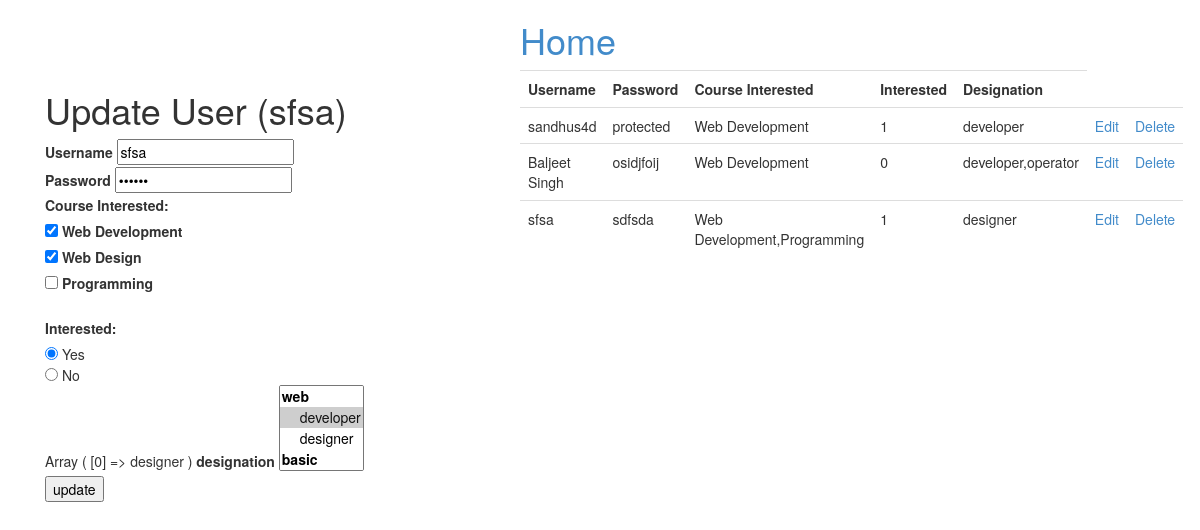
The app's page /update.php?id=9 with its own data.
### tables this page shows
CREATE TABLE IF NOT EXISTS `users` (
  `username` varchar(100) NOT NULL,
  `password` varchar(100) NOT NULL,
  `interested` int(10) NOT NULL,
  `course_interested` varchar(100) NOT NULL,
  `designation` varchar(100) NOT NULL,
  `id` int(11) NOT NULL AUTO_INCREMENT,
  PRIMARY KEY (`id`)
);

### update.php (the view, shortened to what this page needs)
<?php
include 'dbconnect.php';
$current_user = $_GET['id'];
$update_user = "select * from users where id=$current_user limit 1";
if($result = mysqli_query($conn, $update_user)){
	while($row = mysqli_fetch_row($result)){
		$username = $row[0];
		$password = $row[1];
		$interested = $row[2];
		$course_interested = $row[3];
		$designation = $row[4];
	}
}
 ?>
<!DOCTYPE html>
<html lang="en">
<head>
	<link rel="stylesheet" href="css/bootstrap.min.css">
	<link rel="stylesheet" href="css/app.css">
</head>
<body>
<div class="container">
<div class="col-md-3 col-md-offset-5">
		<h1><a href="http://localhost/php%20basics/">Home</a></h1>
	</div>
	<div class="col-md-5">
	<h1>Update User (<?php echo $username; ?>)</h1>
			<form name="user_form" action="update.php" method="GET">
				<label for="username">Username</label>
				<input type="text" id="username" name="username" placeholder="Enter username" value="<?php echo $username; ?>">
				<br>
				<label for="password">Password</label>
				<input type="password" id="password" name="password" placeholder="Enter password" value="<?php echo $password; ?>">
				<br>
				<?php
					$courses = explode(",", $course_interested);
				?>
				<label for="q1">Course Interested:</label><br>
				<input type="checkbox" name="q1[]" id="user_interest" value="Web Development" <?php if(isset($courses[0])) echo 'checked="checked"'; ?>>
				<label>Web Development</label><br>
				<input type="checkbox" name="q1[]" id="user_interest" value="Web Design"  <?php if(isset($courses[1])) echo 'checked="checked"'; ?>>
				<label>Web Design</label><br>
				<input type="checkbox" name="q1[]" id="user_interest" value="Programming"  <?php if(isset($courses[2])) echo 'checked="checked"'; ?>>
				<label>Programming</label><br>
				<br>
				<label>Interested:</label><br>
				<input type="radio" name="interested" value="1" <?php if($interested == "1") echo 'checked="checked"'; ?>> Yes <br>
				<input type="radio" name="interested" value="0" <?php if($interested == "0") echo 'checked="checked"'; ?>> No <br>
				<?php
					$designations = explode(",", $designation);
					print_r($designations);
				?>
				<label for="designation">designation</label>
				<select id="designation" name="designation[]" multiple>
					<optgroup label="web">
						<option value="developer"  <?php if(isset($designations[0])) echo 'selected="selected"'; ?>>developer</option>
					<option value="designer" <?php if(isset($designations[1])) echo 'selected="selected"'; ?>>designer</option>
					</optgroup>
					<optgroup label="basic" <?php if(isset($designations[2])) echo 'selected="selected"'; ?>>
						<option value="operator">operator</option>
					</optgroup>
				</select><br>
				<input name="update" type="submit" value="update">
			</form>
		</div>
		<div class="col-md-7">
			<table class="table">
				<tr>
					<th>Username</th>
					<th>Password</th>
					<th>Course Interested</th>
					<th>Interested</th>
					<th>Designation</th>
				</tr>
					<?php
						$select_users = "select * from users";
						$result_select_users = mysqli_query($conn, $select_users);
						while ($row = mysqli_fetch_assoc($result_select_users)) {
							echo "<tr>";
							echo "<td>". $row['username']. "</td>";
							echo "<td>". $row['password']. "</td>";
							echo "<td>". $row['course_interested']. "</td>";
							echo "<td>". $row['interested']. "</td>";
							echo "<td>". $row['designation']. "</td>";
							echo "<td><a href=update.php?id=$row[id]>Edit</a></td>";
							echo "<td><a href=delete.php?id=$row[id] onClick=deleteRecord()>Delete</a></td>";
						}
					 ?>
			</table>
		</div>
</div>
</body>
</html>

### records on screen
users: username "sfsa", interested "☑", password "sdfsda", course_interested "Web Development,Programming", interested "1", designation "designer"
users: username "sandhus4d", password "protected", course_interested "Web Development", interested "1", designation "developer"
users: username "Baljeet Singh", password "osidjfoij", course_interested "Web Development", interested "0", designation "developer,operator"
